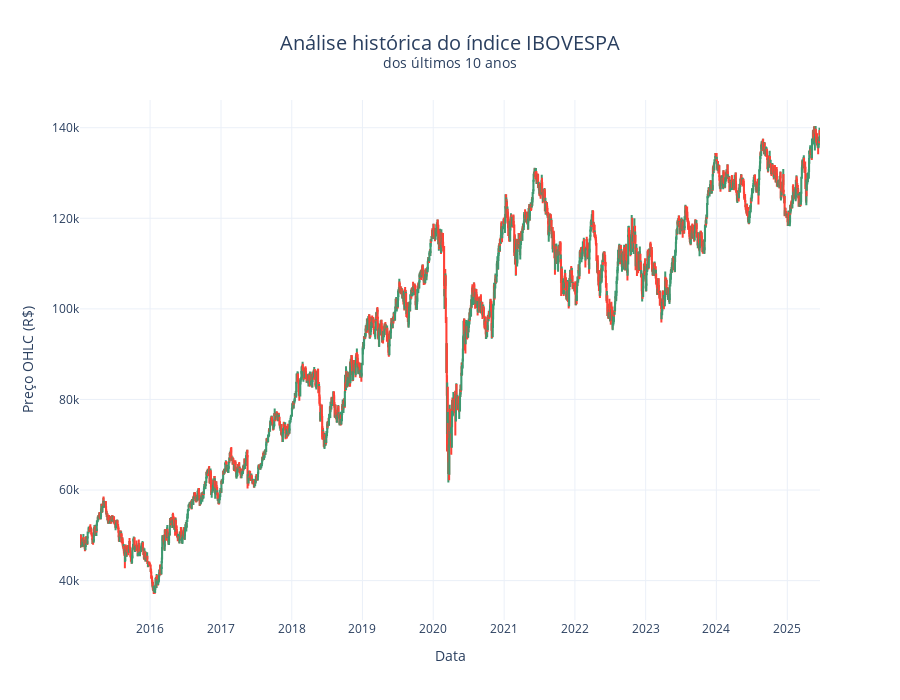

The code cell stored with this chart in its notebook:
### Markdown cell above
#### Com essa análise estatísca básica dos dados, conseguimos observar um discrepância muito grande entre a média e a mediana da coluna volume. Iremos observar o que está acontecendo e tratar esses problema  posteriormente.

### Code cell
# Gráfico de tendência do IBOV

# Gráfico de candlestick com abertura, fechamento, máxima e mínima
fig = go.Figure(data=[go.Candlestick(
    x=df_2015_2025.index,
    open=df_2015_2025['open'],
    high=df_2015_2025['high'],
    low=df_2015_2025['low'],
    close=df_2015_2025['close'],
    name='OHLC',
    hovertext=[
        f"<b>Data</b>: {d.strftime('%d/%m/%Y')}<br>"
        f"<b>Abertura</b>: {o:.0f}<br>"
        f"<b>Máxima</b>: {h:.0f}<br>"
        f"<b>Mínima</b>: {l:.0f}<br>"
        f"<b>Fechamento</b>: {c:.0f}"
        for d, o, h, l, c in zip(df_2015_2025.index, df_2015_2025['open'], df_2015_2025['high'], df_2015_2025['low'], df_2015_2025['close'])
    ],
    hoverinfo='text'
)])


# Título e rótulos dos eixos
fig.update_layout(
    title=dict(text='Análise histórica do índice IBOVESPA' + '<br><sup>dos últimos 10 anos</sup>', x=0.5, font_size=20),
    xaxis=dict(title='Periodo'),                                                  
    yaxis=dict(title='Pontos'),
    template='plotly_white',
    height=700
)

# Atualizar eixo X de 1 em 1 ano
fig.update_xaxes(
    dtick="M12",
    tickformat="%Y",
    rangeslider_visible=False
)

fig.show()

### Figure 1 — Plotly figure (JSON) as saved in the notebook; plotly's stock layout.template omitted (floating-point values rounded to 4 significant figures; data arrays with more than 128 entries replaced by an {"elided": "..."} marker saying what was removed)
{"data": [{"close": {"elided": "2593 int values"}, "high": {"elided": "2593 int values"}, "hoverinfo": "text", "hovertext": {"elided": "2593 str values"}, "low": {"elided": "2593 int values"}, "name": "OHLC", "open": {"elided": "2593 int values"}, "type": "candlestick", "x": {"elided": "2593 str values"}}], "layout": {"height": 700, "title": {"font": {"size": 20}, "text": "Análise histórica do índice IBOVESPA<br><sup>dos últimos 10 anos</sup>", "x": 0.5}, "xaxis": {"dtick": "M12", "rangeslider": {"visible": false}, "tickformat": "%Y", "title": {"text": "Data"}}, "yaxis": {"title": {"text": "Preço OHLC (R$)"}}}}
